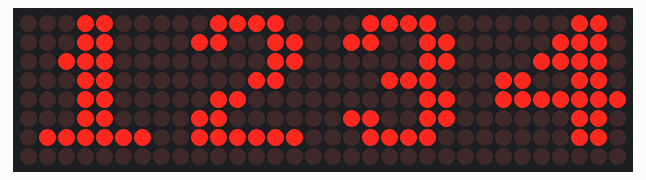
Recording of a program running on a simulated ESP32 board running MicroPython. Parts: 32×8 LED matrix. Which way up the LED matrix modules are mounted is assumed. At 0.0 s the program stops and its outputs stay as they are.

Above: at 0.1 s.

The program:

uP_-_09.62_-_matrix_8x8_test.py
```python
'''
 09.62 - Use the 8x8 LED Matrix with the max7219 driver using SPI

 This sketch shows how to control the 8x8 LED Matrix to write text.


 Components
 ----------
  - ESP32
  - One or more 8x8 LED matrix displays with the max7219 driver
  -     GND --> GND
  -     VCC --> 5V
  -     CS  --> GPIO 5  (SPI SS)
  -     CLK --> GPIO 18 (SPI SCK)
  -     DIN --> GPIO 23 (SPI MOSI)
  - Wires
  - Breadboard

 Documentation:
 * Pins and GPIO: https://micropython-docs-esp32.readthedocs.io/en/esp32_doc/esp32/quickref.html#pins-and-gpio
 * sleep: http://docs.micropython.org/en/latest/library/utime.html?highlight=utime%20sleep#utime.sleep
 * SPI (hardware): https://docs.micropython.org/en/latest/esp32/quickref.html#hardware-spi-bus


 Course:
 MicroPython with the ESP32
 https://techexplorations.com

'''

import max7219
from machine import Pin, SPI

#spi = SPI(2, baudrate=10000000, polarity=1, phase=0, sck=Pin(18), mosi=Pin(2))
spi = SPI(2, 10000000, sck=Pin(18), mosi=Pin(23))

ss = Pin(5, Pin.OUT)
display = max7219.Matrix8x8(spi, ss, 4)
display.fill(0)  # Fill screens white, all LEDs on
display.text('1234',0,0,1)  # Use LED off to write
display.brightness(5)
display.show()
```
